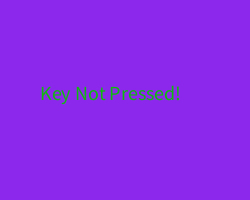
Frame 1 (no input)
Frame 60 (the mouse pressed at the canvas centre just before this capture): identical to frame 1, image omitted
Frame 120 (the mouse held since frame 60 and released just before this capture): identical to frame 1, image omitted

The Processing sketch that drew this single still picture (run headless with seeded random() and noise(); from frame 60 on, the mouse is pressed at the canvas centre):

// Processing sketch: Keyboard_One
// ── Keyboard_One.pde
void setup () {
  size(250,200);
  strokeWeight(1);
}

void draw() {
  background(140,40,235); 
  if(keyPressed == false) { 
    // says "Key Not Pressed!" when key is not pressed
    fill(15,185,15); 
    textSize(20);
    text("Key Not Pressed!",40,100);
      }
  if (keyPressed == true) {
    // says "Key Pressed!" when key is pressed
    fill(15,185,15); 
    textSize(20);
    text("Key Pressed!",40,100);
    text(key,90,150);
    if(key == 'a' || key =='b') {
      fill(220,0,0);
      ellipse(100,40,30,30);
      
    }
  }
}
